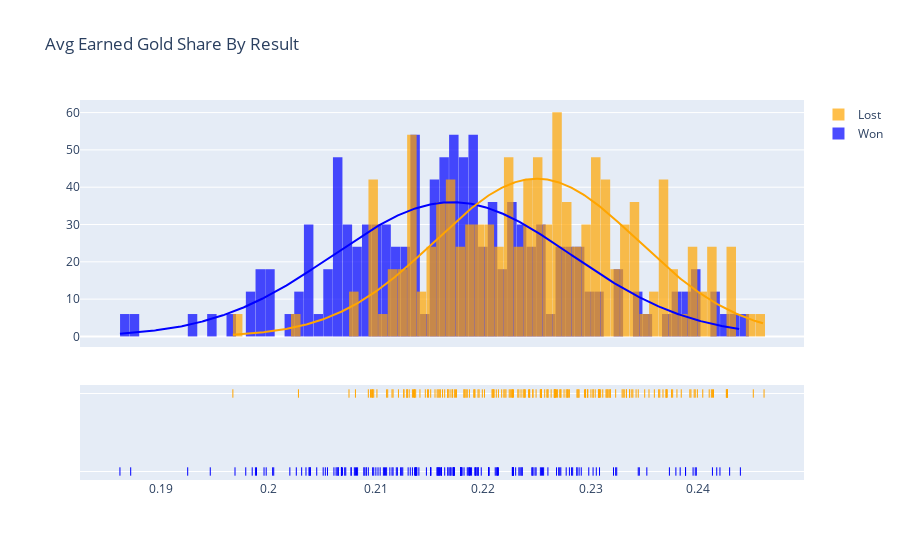

Here is the notebook cell this chart was saved with:
### Code cell
mymean = np.mean(dft2['avg(earnedgoldshare)'])
mystd = np.std(dft2['avg(earnedgoldshare)'])
mypd = scipy.stats.norm.pdf((dft2['avg(earnedgoldshare)']), mymean, mystd)
mult = [-3,-2,-1,0,1,2,3]
distribution = np.linspace(mymean - 3*mystd, mymean + 3*mystd, 185)
stdvals = [((i*mystd)+mymean).round(3) for i in mult]
print(stdvals)
#px.scatter(df_ta['avg(earnedgoldshare)'], x=x_axis, y=df_ta['avg(earnedgoldshare)'], hover_data=[df_ta['player']])
#px.hist(df_ta['avg(earnedgoldshare)'], x, stats.norm.pdf(x, mymean, mystd), hover_data=[df_ta['player']])
#fig = px.histogram(dft2['avg(earnedgoldshare)'], x=distribution, nbins = 15, labels={'x':'EarnedGoldShare', 'y':'count'}, pattern_shape=dft2['result'])

winners = dft2.loc[dft2['result']==1]['avg(earnedgoldshare)']

losers = dft2.loc[dft2['result']==0]['avg(earnedgoldshare)']

text = list(dft2.player)

hist_data = [winners.round(4), losers.round(4)]
group_labels = ['Won', 'Lost']
colors = ['blue', 'orange']

counts, bins = np.histogram(winners)
fig = ff.create_distplot(hist_data, 
                        group_labels, 
                        bin_size = 0.0009, 
                        colors = colors,
                        curve_type='normal',
                        
                        )


fig.update_layout(bargap=0.02,
                title_text = 'Avg Earned Gold Share By Result')
#fig.update_xaxes(dtick=stdvals)

fig.show()

### Figure 1 — Plotly figure (JSON) as saved in the notebook; plotly's stock layout.template omitted (floating-point values rounded to 4 significant figures; data arrays with more than 128 entries replaced by an {"elided": "..."} marker saying what was removed)
{"data": [{"autobinx": false, "histnorm": "probability density", "legendgroup": "Won", "marker": {"color": "blue"}, "name": "Won", "opacity": 0.7, "type": "histogram", "x": {"elided": "185 float values"}, "xaxis": "x", "xbins": {"end": 0.2439, "size": 0.0009, "start": 0.1862}, "yaxis": "y"}, {"autobinx": false, "histnorm": "probability density", "legendgroup": "Lost", "marker": {"color": "orange"}, "name": "Lost", "opacity": 0.7, "type": "histogram", "x": {"elided": "185 float values"}, "xaxis": "x", "xbins": {"end": 0.2461, "size": 0.0009, "start": 0.1967}, "yaxis": "y"}, {"legendgroup": "Won", "marker": {"color": "blue"}, "mode": "lines", "name": "Won", "showlegend": false, "type": "scatter", "x": {"elided": "500 float values"}, "xaxis": "x", "y": {"elided": "500 float values"}, "yaxis": "y"}, {"legendgroup": "Lost", "marker": {"color": "orange"}, "mode": "lines", "name": "Lost", "showlegend": false, "type": "scatter", "x": {"elided": "500 float values"}, "xaxis": "x", "y": {"elided": "500 float values"}, "yaxis": "y"}, {"legendgroup": "Won", "marker": {"color": "blue", "symbol": "line-ns-open"}, "mode": "markers", "name": "Won", "showlegend": false, "type": "scatter", "x": {"elided": "185 float values"}, "xaxis": "x", "y": {"elided": "185 str values"}, "yaxis": "y2"}, {"legendgroup": "Lost", "marker": {"color": "orange", "symbol": "line-ns-open"}, "mode": "markers", "name": "Lost", "showlegend": false, "type": "scatter", "x": {"elided": "185 float values"}, "xaxis": "x", "y": {"elided": "185 str values"}, "yaxis": "y2"}], "layout": {"bargap": 0.02, "barmode": "overlay", "hovermode": "closest", "legend": {"traceorder": "reversed"}, "title": {"text": "Avg Earned Gold Share By Result"}, "xaxis": {"anchor": "y2", "domain": [0, 1], "zeroline": false}, "yaxis": {"anchor": "free", "domain": [0.35, 1], "position": 0}, "yaxis2": {"anchor": "x", "domain": [0, 0.25], "dtick": 1, "showticklabels": false}}}
